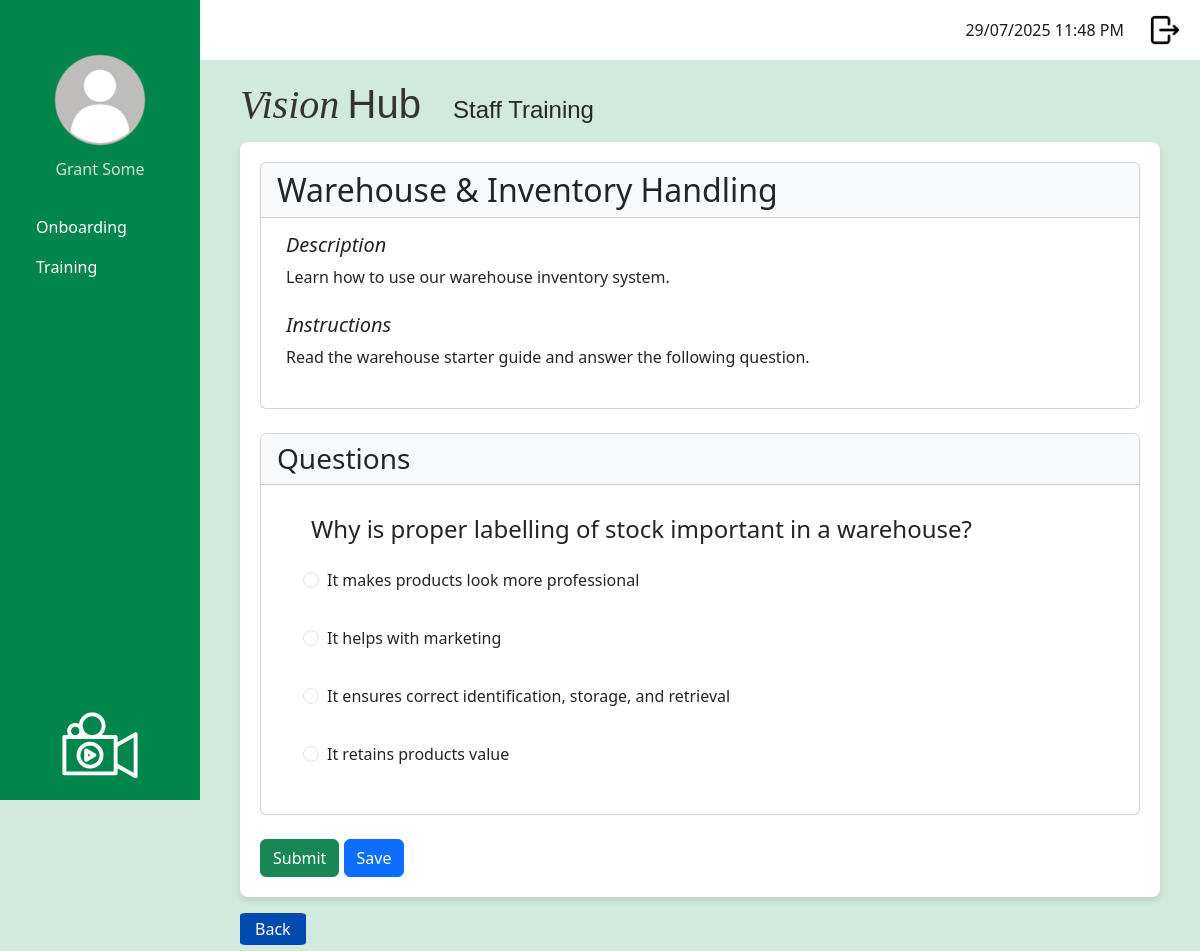
The page /staff/take_training_module/7 (signed in) on the database its author committed.
### app/models.py (models this page shows, shortened)
class User(UserMixin, db.Model):
    __tablename__ = 'user'
    id: so.Mapped[int] = so.mapped_column(primary_key = True)
    username: so.Mapped[str] = so.mapped_column(
        sa.String(120),
        index = True,
        unique = True
    )
    first_name: so.Mapped[str] = so.mapped_column(
        sa.String(50),
        index = True
    )
    surname: so.Mapped[str] = so.mapped_column(
        sa.String(50),
        index = True
    )
    job_title: so.Mapped[str] = so.mapped_column(
        sa.String(50),
        index = True
    )
    password_hash: so.Mapped[str] = so.mapped_column(
        sa.String(256)
    )
    is_onboarding: so.Mapped[bool] = so.mapped_column(
        default = False   # Default: Not onboarding
    )
    dateStarted: so.Mapped[datetime] = so.mapped_column(
        index=True,
        default = lambda:
            datetime.now(timezone.utc)
    )
    google_email: so.Mapped[Optional[str]] = so.mapped_column(
        sa.String(120),
        unique = True,
        nullable = True
    )
    profile_photo: so.Mapped[Optional[str]] = so.mapped_column(
        sa.String(120),
        nullable = True,
        default = 'profileDefault.png'
    )
    manager_id: so.Mapped[Optional[int]] = so.mapped_column(
        sa.ForeignKey('user.id'),
        nullable = True
    )
    manager: so.Mapped[Optional['User']] = so.relationship(
        'User',
        remote_side=[id],
        back_populates = 'manages'
    )
    manages: so.Mapped[List['User']] = so.relationship(
        'User',
        back_populates = 'manager'
    )
    role_id: so.Mapped[int] = so.mapped_column(
        sa.ForeignKey('role.id')
    )
    role: so.Mapped['Role'] = so.relationship(
        'Role',
        back_populates = 'users'
    )
    department_id: so.Mapped[int] = so.mapped_column(
        sa.ForeignKey('department.id')
    )
    department: so.Mapped['Department'] = so.relationship(
        'Department',
        back_populates = 'users'
    )
    module_progress: so.Mapped[List['UserModuleProgress']] = so.relationship(
        'UserModuleProgress', back_populates = 'user'
    )
    onboarding_path_id: so.Mapped[int] = so.mapped_column(
        sa.ForeignKey('onboarding_path.id'),
        nullable = True
    )
    onboarding_path: so.Mapped['OnboardingPath'] = so.relationship(
        'OnboardingPath'
    )

class TrainingModule (db.Model):
    __tablename__ = 'training_module'
    id: so.Mapped[int] = so.mapped_column(primary_key=True)
    module_title: so.Mapped[str] = so.mapped_column(
        sa.String(150), index=True, unique=True
    )
    module_description: so.Mapped[str] = so.mapped_column(
        sa.Text, nullable=False
    )
    module_instructions: so.Mapped[str] = so.mapped_column(
        sa.Text, nullable=False
    )
    video_url: so.Mapped[str] = so.mapped_column(
        sa.String(300), nullable=True
    )
    active: so.Mapped[bool] = so.mapped_column(
        sa.Boolean, nullable=False, default=True
    )
    questions: so.Mapped[List['Question']] = so.relationship(
        'Question',
        back_populates = 'training_module',
        cascade = 'all, delete-orphan')
    user_progress: so.Mapped[List['UserModuleProgress']] = so.relationship(
        'UserModuleProgress',
        back_populates = 'training_module'
    )
    onboarding_steps: so.Mapped[List['OnboardingStep']] = so.relationship(
        'OnboardingStep',
        back_populates = 'training_module',
        cascade = 'all, delete-orphan'
        )

class Question (db.Model):
    __tablename__ = 'question'
    id: so.Mapped[int] = so.mapped_column(primary_key=True)
    question_text: so.Mapped[str] = so.mapped_column(
        sa.String(1000),
        nullable=False
    )
    training_module_id: so.Mapped[int] = so.mapped_column(
        sa.ForeignKey('training_module.id'),
        nullable=False
    )
    training_module: so.Mapped['TrainingModule'] = so.relationship(
        'TrainingModule',
        back_populates = 'questions')
    options: so.Mapped[List['Option']] = so.relationship(
        'Option',
        back_populates = 'question',
        cascade='all, delete-orphan'
    )

class Option (db.Model):
    __tablename__ = "option"
    id: so.Mapped[int] = so.mapped_column(primary_key=True)
    question_id: so.Mapped[int] = so.mapped_column(
        sa.ForeignKey('question.id'),
        nullable=False
    )
    option_text: so.Mapped[str] = so.mapped_column(
        sa.String(500),
        nullable=False
    )
    is_correct: so.Mapped[bool] = so.mapped_column(
        sa.Boolean,
        default=False,
        nullable=False
    )
    question: so.Mapped['Question'] = so.relationship(
        'Question',
        back_populates = 'options'
    )

### app/routes.py (the view, shortened to what this page needs)
@app.route('/staff/take_training_module/<int:module_id>', methods = ['GET', 'POST'])
@login_required
def take_training_module(module_id):
    if current_user.role.role_name != 'staff':
        return redirect(url_for('logout'))
    module = TrainingModule.query.get_or_404(module_id)
    passing_threshold = 0.5
    progress = UserModuleProgress.query.filter_by(
        user_id=current_user.id,
        training_module_id=module_id
    ).order_by(UserModuleProgress.id.desc()).first()
    if request.method == 'GET':
        if progress:
            total_questions = len(module.questions) or 1
    user_answers = {}
    if progress and not progress.completed_date:
        for ans in progress.answers:
            user_answers[ans.question_id] = ans.selected_option_id
    return render_template(
        'take_training_module.html',
        module=module,
        title=module.module_title,
        user_answers=user_answers
    )

### app/models.py (called while the page is built)
@login.user_loader
def load_user(id):
    return db.session.get(User, int(id))

### app/templates/take_training_module.html (shortened to what this page needs)
{% extends "base.html" %}
{% block content %}
<div class="page-container">
    <div class="card mb-4">
        <div class="card-header bg-light">
            <h2 class="mb-0">{{ module.module_title }}</h2>
        </div>
        <div class="card-body card-custom-style">
            <div class="mb-4">
                <h5 class="details-heading">Description</h5>
                <p>{{ module.module_description }}</p>
            </div>
            <div class="mb-4">
                <h5 class="details-heading">Instructions</h5>
                <p>{{ module.module_instructions }}</p>
            </div>
        </div>
    </div>
    <div class="card mb-4">
        <div class="card-header bg-light">
            <h3 class="mb-0">Questions</h3>
        </div>
        <div class="card-body card-custom-style">
            <form method="POST" action="">
            {% for question in module.questions %}
                <div class="card-body card-custom-style">
                    <h4>{{ question.question_text }}</h4>
                    {% for option in question.options %}
                    <div class="form-check details-questions-list">
                        <input class="form-check-input" type="radio"
                            name="question_{{question.id}}"
                            value="{{ option.id }}"
                            id="option_{{option.id}}"
                            {% if user_answers.get(question.id) == option.id %} checked {% endif %}>
                            {{ option.option_text }}
                    </div>
                {% endfor %}
                </div>
            {% endfor %}
        </div>
    </div>
    <button type="submit" name="action" value="submit" class="btn btn-success">Submit</button>
    <button type="submit" name="action" value="save" class="btn btn-primary">Save</button>
</div>
{% endblock %}
{% block specific_buttons %}
    <div class = "button-container-outside-table">
        <a href="{{ url_for('training_dashboard') }}" class="dark-blue-button">Back</a>
    </div>
{% endblock %}
{% block specific_heading %}
  <h1 class="page-title">Staff Training</h1>
{% endblock %}

### app/templates/base.html (shortened to what this page needs)
<!doctype html>
<html>
    <head>
            <link
            href="{{ url_for('static', filename='css/bootstrap.min.css') }}"
            rel="stylesheet"/>
            <link href="{{ url_for('static', filename='css/stylesheet.css') }}" rel="stylesheet"/>
        </head>
    <body>
         <div class="sidebar">
            <div class="profile-container">
                <form id="photoForm"
                    action="{{ url_for('update_profile_photo') }}"
                    method="POST"
                    enctype="multipart/form-data"
                    style="display:inline;">
                <img src="{{ url_for('static',
                                    filename='images/profilePhoto/'
                                        ~ (current_user.profile_photo or 'profileDefault.png')) }}"
                    id="profilePicture"
                    class="profilePicture"
                    alt="Click to change photo"
                    style="cursor:pointer; width:100px; height:100px;
                            object-fit:cover; border-radius:50%;">
                </form>
                <h5 class="profile-photo-text">{{ current_user.first_name|title }} {{ current_user.surname|title }}</h5>
            </div>
            <nav class="nav flex-column sideNavLink-container">
                {% if current_user.role.role_name == 'admin' %}
                    <a class="nav-link" href="#">Onboarding</a>
                    <a class="nav-link" href="{{ url_for('manage_training_modules') }}">Training</a>
                    <a class="nav-link" href="#">Knowledge Base</a>
                    <a class="nav-link" href="{{ url_for('manage_users') }}">User Managment</a>
                    <a class="nav-link" href="#">Onboarding</a>
                    <a class="nav-link" href="#">Reports</a>
                    <a class="nav-link" href="#">Content Management</a>
                    {% elif current_user.role.role_name == 'manager' %}
                    <a class="nav-link" href="#">Onboarding</a>
                    <a class="nav-link" href="#">Training</a>
                    <a class="nav-link" href="#">Reports</a>
                    {% elif current_user.role.role_name == 'staff' %}
                    <a class="nav-link" href="#">Onboarding</a>
                    <a class="nav-link" href="{{ url_for('training_dashboard') }}">Training</a>
                {% endif %}
            </nav>
            <img src="{{ url_for('static', filename='images/logoImageWhite.svg') }}" class="sidebarLogo">
        </div>
         <div class="top-bar">
            <div class="d-flex align-items-center">
                <span class="me-3" id="clock"></span>
                <a href="{{ url_for('logout') }}" class="logout-link">
                    <img src="{{ url_for('static', filename='images/logout.png') }}" class="logout-image">
                </a>
            </div>
        </div>
        <div class="logo-name-container">
            <h2 class="logo-text">
                <span class="logo-vision">Vision</span>
                <span class="logo-hub">Hub</span>
            </h2>
            {% block specific_heading %}{% endblock %}
        </div>
        <div class="content">
            {% block content %}
            {% endblock %}
        </div>
        <div class = "button-area">
            {% block specific_buttons %}{% endblock %}
        </div>
    </body>
</html>

### app/static/css/stylesheet.css (style rules this page uses)
body { color: #000000; background-color: #d1eadd ; }
.logo-name-container { display: flex; align-items: baseline; margin-left: 240px; margin-top: 20px; margin-bottom: 5px; gap: 2rem; color: #333; }
.logo-vision { font-family: 'Playfair Display', serif; font-weight: 450; font-style: italic; font-size: 2.5rem; }
.logo-hub { font-family: 'Montserrat', sans-serif; font-weight: 200; font-size: 2.5rem; margin-left: 0; }
.sidebar { background-color: #00854a; color: white; font-size: 1rem; font-weight: 400; height: 100vh; position: fixed; width: 200px; padding: 20px; display: flex; flex-direction: column; justify-content: space-between; text-align: left }
.profile-photo-text { font-size: 1rem; font-weight: 200; color: rgb(211, 225, 211); text-align: center; }
.sidebarLogo { max-width: 100%; width: 120px; height: auto; display: block; margin: 0 auto; margin-top: auto; }
.profilePicture { display: block; margin: 30px auto 10px auto; border-radius: 50%; width: 80px; height: 80px; object-fit: cover; }
.sideNavLink-container { margin-top: 20px; }
.nav-link { border-radius: 0.5rem; color: white; }
.top-bar { background-color: white; height: 60px; padding: 10px 20px; margin-left: 200px; display: flex; justify-content: flex-end; align-items: center; }
.logout-image { width: 30px; height: 30px; object-fit: cover; margin-left: 10px; }
#clock { color: #1a1d1c; margin-right: 20px; }
.dark-blue-button { background-color: #004AAD; color: white; padding: 5px 15px; border-radius: 8%; text-decoration: none; margin: auto; font-size: 1rem; line-height: 1.2; border: none; box-shadow: none; }
.button-container-outside-table { display: inline-block; margin-top: 20px; margin-bottom: 10px; margin-left: 240px; }
.content { background-color: white; border-radius: 8px; margin-left: 240px; padding: 20px; box-shadow: 0 4px 6px rgba(0, 0, 0, 0.1); max-width: calc(100% - 240px - 40px); }
.page-title { font-family: 'Montserrat', sans-serif; font-size: 1.5rem; font-weight: 200; color: #242827; }
.details-heading { font-style: italic; font-size: 1.25rem; margin-bottom: 0.5rem; }
.details-questions-list { padding: 1rem; }
.card-custom-style { padding: 15px; margin-left: 10px; margin-right: 10px; }

### rows shown on the page
User: profile_photo (placeholder picture), first_name "Grant", surname "Some"
TrainingModule: module_title "Warehouse & Inventory Handling", module_description "Learn how to use our warehouse inventory system.", module_instructions "Read the warehouse starter guide and answer the following question."
Question: question_text "Why is proper labelling of stock important in a warehouse?"
Option: option_text "It makes products look more professional"
Option: option_text "It helps with marketing"
Option: option_text "It ensures correct identification, storage, and retrieval"
Option: option_text "It retains products value"
